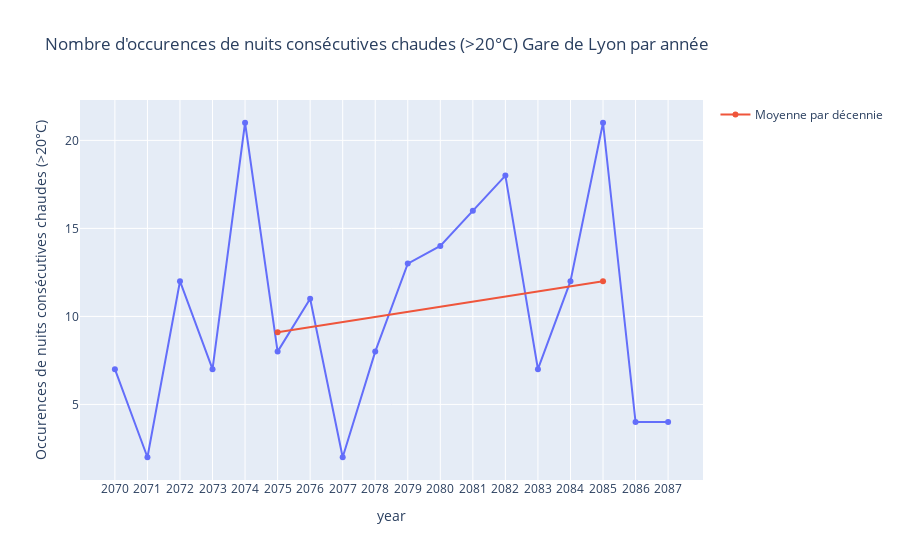

The cell this chart's notebook holds for it:
### Code cell
#graph France à +2°C
df_52 = df[df['year'].astype(int).isin(range(2068, 2088))]

df_52_decade = df_52.groupby("decade", as_index=False)["value"].mean()
df_52_decade.rename(columns={"value": "decade_mean"}, inplace=True)

fig = px.line(df_52, x="year", y="value", markers=True,
              labels={"value": "Occurences de nuits consécutives chaudes (>20°C)"},
              title="Nombre d'occurences de nuits consécutives chaudes (>20°C) Gare de Lyon par année")

fig.add_scatter(
    x=df_52_decade["decade"],
    y=df_52_decade["decade_mean"],
    mode="lines+markers",
    name="Moyenne par décennie"
)

fig.show()

### Figure 1 — Plotly figure (JSON) as saved in the notebook; plotly's stock layout.template omitted (floating-point values rounded to 4 significant figures)
{"data": [{"hovertemplate": "year=%{x}<br>Occurences de nuits consécutives chaudes (>20°C)=%{y}<extra></extra>", "legendgroup": "", "line": {"color": "#636efa", "dash": "solid"}, "marker": {"symbol": "circle"}, "mode": "lines+markers", "name": "", "orientation": "v", "showlegend": false, "type": "scatter", "x": ["2070", "2071", "2072", "2073", "2074", "2075", "2076", "2077", "2078", "2079", "2080", "2081", "2082", "2083", "2084", "2085", "2086", "2087"], "xaxis": "x", "y": [7, 2, 12, 7, 21, 8, 11, 2, 8, 13, 14, 16, 18, 7, 12, 21, 4, 4], "yaxis": "y"}, {"mode": "lines+markers", "name": "Moyenne par décennie", "type": "scatter", "x": [2075, 2085], "y": [9.1, 12.0]}], "layout": {"legend": {"tracegroupgap": 0}, "title": {"text": "Nombre d'occurences de nuits consécutives chaudes (>20°C) Gare de Lyon par année"}, "xaxis": {"anchor": "y", "domain": [0, 1], "title": {"text": "year"}}, "yaxis": {"anchor": "x", "domain": [0, 1], "title": {"text": "Occurences de nuits consécutives chaudes (>20°C)"}}}}
